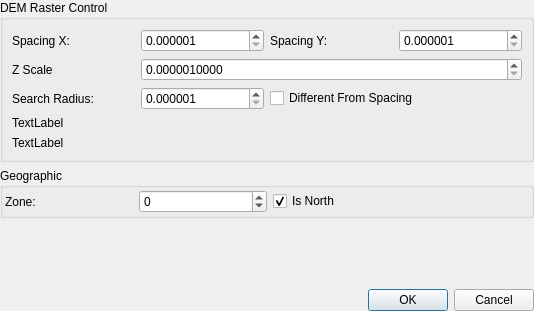
<?xml version="1.0" encoding="UTF-8"?>
<ui version="4.0">
 <class>qtDEMExporter</class>
 <widget class="QDialog" name="qtDEMExporter">
  <property name="geometry">
   <rect>
    <x>0</x>
    <y>0</y>
    <width>534</width>
    <height>311</height>
   </rect>
  </property>
  <property name="windowTitle">
   <string>Export DEM</string>
  </property>
  <layout class="QVBoxLayout" name="verticalLayout">
   <property name="margin">
    <number>0</number>
   </property>
   <item>
    <widget class="QGroupBox" name="groupBox_3">
     <property name="title">
      <string>DEM Raster Control</string>
     </property>
     <layout class="QGridLayout" name="gridLayout_2">
      <item row="4" column="0" colspan="4">
       <widget class="QLabel" name="RasterSize">
        <property name="text">
         <string>TextLabel</string>
        </property>
       </widget>
      </item>
      <item row="0" column="1">
       <widget class="QDoubleSpinBox" name="SpacingX">
        <property name="decimals">
         <number>6</number>
        </property>
        <property name="minimum">
         <double>0.000001000000000</double>
        </property>
        <property name="maximum">
         <double>10000000.000000000000000</double>
        </property>
       </widget>
      </item>
      <item row="1" column="1" colspan="3">
       <widget class="QDoubleSpinBox" name="Scale">
        <property name="decimals">
         <number>10</number>
        </property>
        <property name="minimum">
         <double>0.000001000000000</double>
        </property>
        <property name="maximum">
         <double>10000000.000000000000000</double>
        </property>
       </widget>
      </item>
      <item row="0" column="2">
       <widget class="QLabel" name="label_7">
        <property name="text">
         <string>Spacing Y:</string>
        </property>
       </widget>
      </item>
      <item row="0" column="3">
       <widget class="QDoubleSpinBox" name="SpacingY">
        <property name="decimals">
         <number>6</number>
        </property>
        <property name="minimum">
         <double>0.000001000000000</double>
        </property>
        <property name="maximum">
         <double>10000000.000000000000000</double>
        </property>
       </widget>
      </item>
      <item row="1" column="0">
       <widget class="QLabel" name="label_4">
        <property name="text">
         <string>Z Scale</string>
        </property>
       </widget>
      </item>
      <item row="0" column="0">
       <widget class="QLabel" name="label_5">
        <property name="text">
         <string>Spacing X:</string>
        </property>
       </widget>
      </item>
      <item row="3" column="0" colspan="4">
       <widget class="QLabel" name="label">
        <property name="text">
         <string>TextLabel</string>
        </property>
       </widget>
      </item>
      <item row="2" column="0">
       <widget class="QLabel" name="label_2">
        <property name="text">
         <string>Search Radius:</string>
        </property>
       </widget>
      </item>
      <item row="2" column="1">
       <widget class="QDoubleSpinBox" name="SearchRadius">
        <property name="decimals">
         <number>6</number>
        </property>
        <property name="minimum">
         <double>0.000001000000000</double>
        </property>
        <property name="maximum">
         <double>10000000.000000000000000</double>
        </property>
       </widget>
      </item>
      <item row="2" column="2" colspan="2">
       <widget class="QCheckBox" name="DifferentFromSpacing">
        <property name="text">
         <string>Different From Spacing</string>
        </property>
       </widget>
      </item>
     </layout>
    </widget>
   </item>
   <item>
    <widget class="QGroupBox" name="groupBox_2">
     <property name="title">
      <string>Geographic</string>
     </property>
     <layout class="QGridLayout" name="gridLayout">
      <property name="margin">
       <number>2</number>
      </property>
      <item row="0" column="2" colspan="2">
       <widget class="QCheckBox" name="IsNorth">
        <property name="text">
         <string>Is North</string>
        </property>
        <property name="checked">
         <bool>true</bool>
        </property>
       </widget>
      </item>
      <item row="0" column="0">
       <widget class="QLabel" name="label_6">
        <property name="text">
         <string>Zone:</string>
        </property>
       </widget>
      </item>
      <item row="0" column="1">
       <widget class="QSpinBox" name="Zone">
        <property name="minimum">
         <number>-1</number>
        </property>
        <property name="maximum">
         <number>60</number>
        </property>
       </widget>
      </item>
     </layout>
    </widget>
   </item>
   <item>
    <spacer name="verticalSpacer">
     <property name="orientation">
      <enum>Qt::Vertical</enum>
     </property>
     <property name="sizeHint" stdset="0">
      <size>
       <width>20</width>
       <height>40</height>
      </size>
     </property>
    </spacer>
   </item>
   <item>
    <widget class="QDialogButtonBox" name="buttonBox">
     <property name="orientation">
      <enum>Qt::Horizontal</enum>
     </property>
     <property name="standardButtons">
      <set>QDialogButtonBox::Cancel|QDialogButtonBox::Ok</set>
     </property>
    </widget>
   </item>
  </layout>
 </widget>
 <tabstops>
  <tabstop>SpacingX</tabstop>
  <tabstop>SpacingY</tabstop>
  <tabstop>Scale</tabstop>
  <tabstop>SearchRadius</tabstop>
  <tabstop>DifferentFromSpacing</tabstop>
  <tabstop>Zone</tabstop>
  <tabstop>IsNorth</tabstop>
  <tabstop>buttonBox</tabstop>
 </tabstops>
 <resources/>
 <connections>
  <connection>
   <sender>buttonBox</sender>
   <signal>accepted()</signal>
   <receiver>qtDEMExporter</receiver>
   <slot>accept()</slot>
   <hints>
    <hint type="sourcelabel">
     <x>248</x>
     <y>254</y>
    </hint>
    <hint type="destinationlabel">
     <x>157</x>
     <y>274</y>
    </hint>
   </hints>
  </connection>
  <connection>
   <sender>buttonBox</sender>
   <signal>rejected()</signal>
   <receiver>qtDEMExporter</receiver>
   <slot>reject()</slot>
   <hints>
    <hint type="sourcelabel">
     <x>316</x>
     <y>260</y>
    </hint>
    <hint type="destinationlabel">
     <x>286</x>
     <y>274</y>
    </hint>
   </hints>
  </connection>
 </connections>
</ui>
